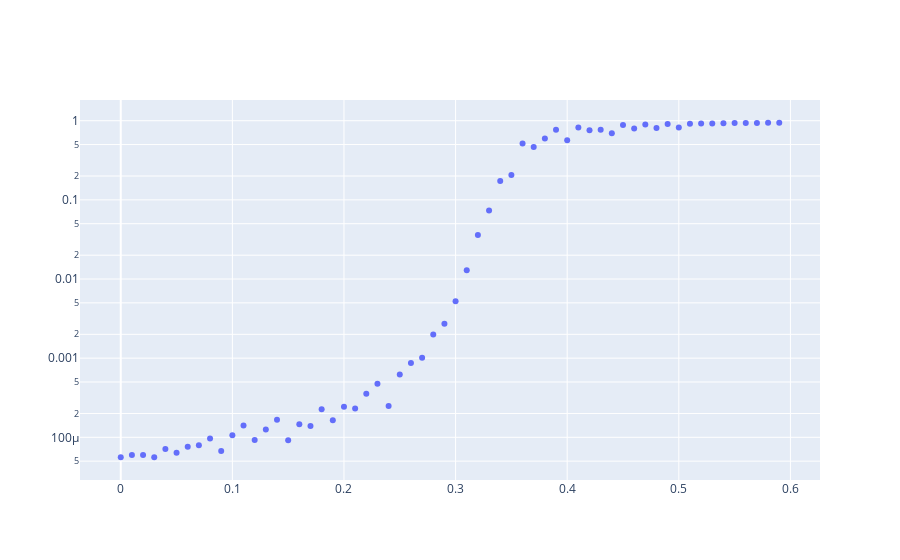

Write notebook code for a chart like this one.
### Code cell
fig = go.Figure(data=go.Scatter(
        x=stats.index,
        y=stats["fraction_of_space_colonised"]["mean"],
        mode='markers'
    ))
fig.update_yaxes(type="log")
fig.show()
